Frame 1 (no input): blank canvas, image omitted
Frame 60 (no input): blank canvas, image omitted
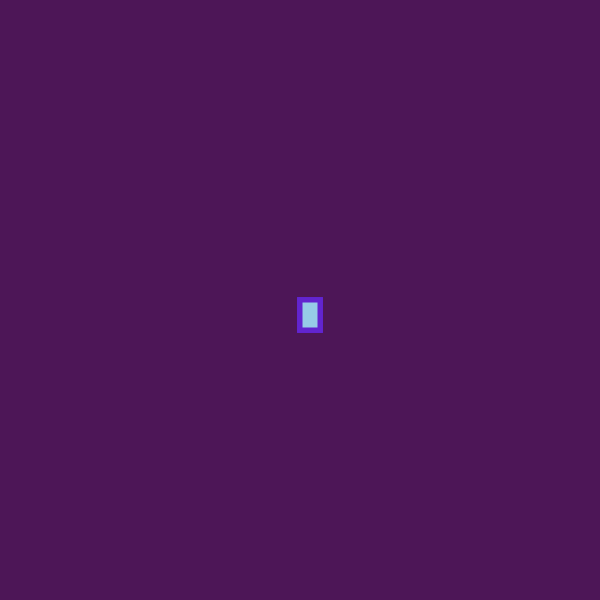
Frame 120 (the mouse pressed at the canvas centre since frame 60)

The p5.js sketch whose frames 1 and 60 were blank and that drew this single picture after the mouse press (run headless with seeded random() and noise() and a simulated clock; from frame 60 on, the mouse is pressed at the canvas centre):

// p5.js sketch
// ── sketch.js
function setup() {
  createCanvas(600 , 600);  
   background("#4D1657");
}

function draw() {
 
fill("#96CDE7");
stroke("#6225CF");
strokeWeight(5);
if(mouseIsPressed){
  rect(mouseX,mouseY,20,30);
}
 }
